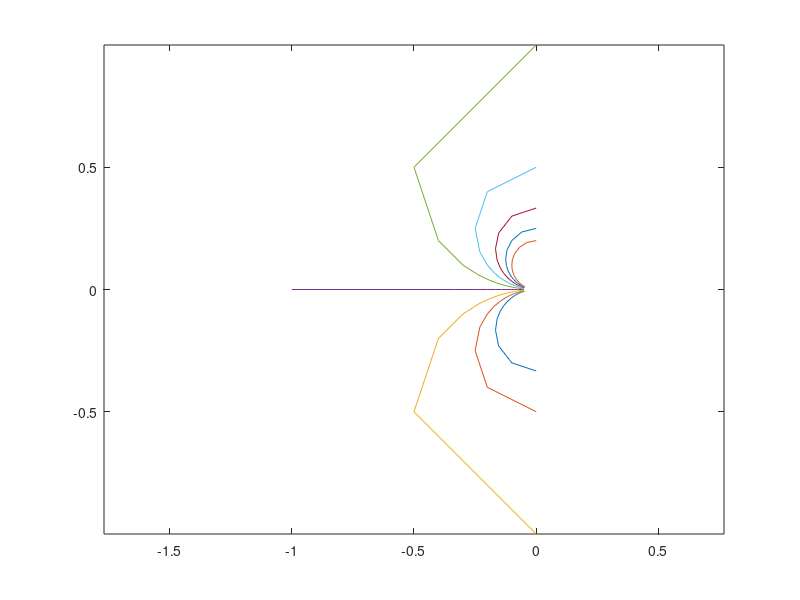

This chart was generated by the following MATLAB code:
%Pratap Luitel
%Engs 92
%Assignment 7, Problem 1

x = -20:1:0;
z = zeros(9,length(x)); %z matrix with 0 as entries
for i = 1:9
    for j = 1:length(x)
        z(i,j) = x(j) + (4-i)*1i; %fill up the right value in the matrix
    end
end

w = 1./conj(z);

plot(z')

plot(w')
axis equal
%(a)
% figure
% plot(real(w),imag(w))
% axis equal
% title('w-plane')
% xlabel('real(w)')
% ylabel('imag(w)')
% 
% fprintf('(a)\n');
% 
% %(c)
% fprintf('The -ve half of Z plane will show up in the -ve of W plane\n');
